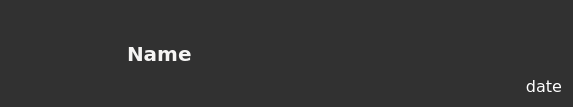
<?xml version="1.0" encoding="UTF-8"?>
<ui version="4.0">
 <class>DarkItemWidget</class>
 <widget class="QWidget" name="DarkItemWidget">
  <property name="geometry">
   <rect>
    <x>0</x>
    <y>0</y>
    <width>573</width>
    <height>103</height>
   </rect>
  </property>
  <property name="palette">
   <palette>
    <active>
     <colorrole role="WindowText">
      <brush brushstyle="SolidPattern">
       <color alpha="255">
        <red>255</red>
        <green>255</green>
        <blue>255</blue>
       </color>
      </brush>
     </colorrole>
     <colorrole role="Button">
      <brush brushstyle="SolidPattern">
       <color alpha="255">
        <red>49</red>
        <green>49</green>
        <blue>49</blue>
       </color>
      </brush>
     </colorrole>
     <colorrole role="Light">
      <brush brushstyle="SolidPattern">
       <color alpha="255">
        <red>74</red>
        <green>74</green>
        <blue>74</blue>
       </color>
      </brush>
     </colorrole>
     <colorrole role="Midlight">
      <brush brushstyle="SolidPattern">
       <color alpha="255">
        <red>61</red>
        <green>61</green>
        <blue>61</blue>
       </color>
      </brush>
     </colorrole>
     <colorrole role="Dark">
      <brush brushstyle="SolidPattern">
       <color alpha="255">
        <red>25</red>
        <green>25</green>
        <blue>25</blue>
       </color>
      </brush>
     </colorrole>
     <colorrole role="Mid">
      <brush brushstyle="SolidPattern">
       <color alpha="255">
        <red>33</red>
        <green>33</green>
        <blue>33</blue>
       </color>
      </brush>
     </colorrole>
     <colorrole role="Text">
      <brush brushstyle="SolidPattern">
       <color alpha="255">
        <red>255</red>
        <green>255</green>
        <blue>255</blue>
       </color>
      </brush>
     </colorrole>
     <colorrole role="BrightText">
      <brush brushstyle="SolidPattern">
       <color alpha="255">
        <red>255</red>
        <green>255</green>
        <blue>255</blue>
       </color>
      </brush>
     </colorrole>
     <colorrole role="ButtonText">
      <brush brushstyle="SolidPattern">
       <color alpha="255">
        <red>255</red>
        <green>255</green>
        <blue>255</blue>
       </color>
      </brush>
     </colorrole>
     <colorrole role="Base">
      <brush brushstyle="SolidPattern">
       <color alpha="255">
        <red>0</red>
        <green>0</green>
        <blue>0</blue>
       </color>
      </brush>
     </colorrole>
     <colorrole role="Window">
      <brush brushstyle="SolidPattern">
       <color alpha="255">
        <red>49</red>
        <green>49</green>
        <blue>49</blue>
       </color>
      </brush>
     </colorrole>
     <colorrole role="Shadow">
      <brush brushstyle="SolidPattern">
       <color alpha="255">
        <red>0</red>
        <green>0</green>
        <blue>0</blue>
       </color>
      </brush>
     </colorrole>
     <colorrole role="AlternateBase">
      <brush brushstyle="SolidPattern">
       <color alpha="255">
        <red>24</red>
        <green>24</green>
        <blue>24</blue>
       </color>
      </brush>
     </colorrole>
     <colorrole role="ToolTipBase">
      <brush brushstyle="SolidPattern">
       <color alpha="255">
        <red>255</red>
        <green>255</green>
        <blue>220</blue>
       </color>
      </brush>
     </colorrole>
     <colorrole role="ToolTipText">
      <brush brushstyle="SolidPattern">
       <color alpha="255">
        <red>0</red>
        <green>0</green>
        <blue>0</blue>
       </color>
      </brush>
     </colorrole>
     <colorrole role="PlaceholderText">
      <brush brushstyle="SolidPattern">
       <color alpha="128">
        <red>255</red>
        <green>255</green>
        <blue>255</blue>
       </color>
      </brush>
     </colorrole>
    </active>
    <inactive>
     <colorrole role="WindowText">
      <brush brushstyle="SolidPattern">
       <color alpha="255">
        <red>255</red>
        <green>255</green>
        <blue>255</blue>
       </color>
      </brush>
     </colorrole>
     <colorrole role="Button">
      <brush brushstyle="SolidPattern">
       <color alpha="255">
        <red>49</red>
        <green>49</green>
        <blue>49</blue>
       </color>
      </brush>
     </colorrole>
     <colorrole role="Light">
      <brush brushstyle="SolidPattern">
       <color alpha="255">
        <red>74</red>
        <green>74</green>
        <blue>74</blue>
       </color>
      </brush>
     </colorrole>
     <colorrole role="Midlight">
      <brush brushstyle="SolidPattern">
       <color alpha="255">
        <red>61</red>
        <green>61</green>
        <blue>61</blue>
       </color>
      </brush>
     </colorrole>
     <colorrole role="Dark">
      <brush brushstyle="SolidPattern">
       <color alpha="255">
        <red>25</red>
        <green>25</green>
        <blue>25</blue>
       </color>
      </brush>
     </colorrole>
     <colorrole role="Mid">
      <brush brushstyle="SolidPattern">
       <color alpha="255">
        <red>33</red>
        <green>33</green>
        <blue>33</blue>
       </color>
      </brush>
     </colorrole>
     <colorrole role="Text">
      <brush brushstyle="SolidPattern">
       <color alpha="255">
        <red>255</red>
        <green>255</green>
        <blue>255</blue>
       </color>
      </brush>
     </colorrole>
     <colorrole role="BrightText">
      <brush brushstyle="SolidPattern">
       <color alpha="255">
        <red>255</red>
        <green>255</green>
        <blue>255</blue>
       </color>
      </brush>
     </colorrole>
     <colorrole role="ButtonText">
      <brush brushstyle="SolidPattern">
       <color alpha="255">
        <red>255</red>
        <green>255</green>
        <blue>255</blue>
       </color>
      </brush>
     </colorrole>
     <colorrole role="Base">
      <brush brushstyle="SolidPattern">
       <color alpha="255">
        <red>0</red>
        <green>0</green>
        <blue>0</blue>
       </color>
      </brush>
     </colorrole>
     <colorrole role="Window">
      <brush brushstyle="SolidPattern">
       <color alpha="255">
        <red>49</red>
        <green>49</green>
        <blue>49</blue>
       </color>
      </brush>
     </colorrole>
     <colorrole role="Shadow">
      <brush brushstyle="SolidPattern">
       <color alpha="255">
        <red>0</red>
        <green>0</green>
        <blue>0</blue>
       </color>
      </brush>
     </colorrole>
     <colorrole role="AlternateBase">
      <brush brushstyle="SolidPattern">
       <color alpha="255">
        <red>24</red>
        <green>24</green>
        <blue>24</blue>
       </color>
      </brush>
     </colorrole>
     <colorrole role="ToolTipBase">
      <brush brushstyle="SolidPattern">
       <color alpha="255">
        <red>255</red>
        <green>255</green>
        <blue>220</blue>
       </color>
      </brush>
     </colorrole>
     <colorrole role="ToolTipText">
      <brush brushstyle="SolidPattern">
       <color alpha="255">
        <red>0</red>
        <green>0</green>
        <blue>0</blue>
       </color>
      </brush>
     </colorrole>
     <colorrole role="PlaceholderText">
      <brush brushstyle="SolidPattern">
       <color alpha="128">
        <red>255</red>
        <green>255</green>
        <blue>255</blue>
       </color>
      </brush>
     </colorrole>
    </inactive>
    <disabled>
     <colorrole role="WindowText">
      <brush brushstyle="SolidPattern">
       <color alpha="255">
        <red>25</red>
        <green>25</green>
        <blue>25</blue>
       </color>
      </brush>
     </colorrole>
     <colorrole role="Button">
      <brush brushstyle="SolidPattern">
       <color alpha="255">
        <red>49</red>
        <green>49</green>
        <blue>49</blue>
       </color>
      </brush>
     </colorrole>
     <colorrole role="Light">
      <brush brushstyle="SolidPattern">
       <color alpha="255">
        <red>74</red>
        <green>74</green>
        <blue>74</blue>
       </color>
      </brush>
     </colorrole>
     <colorrole role="Midlight">
      <brush brushstyle="SolidPattern">
       <color alpha="255">
        <red>61</red>
        <green>61</green>
        <blue>61</blue>
       </color>
      </brush>
     </colorrole>
     <colorrole role="Dark">
      <brush brushstyle="SolidPattern">
       <color alpha="255">
        <red>25</red>
        <green>25</green>
        <blue>25</blue>
       </color>
      </brush>
     </colorrole>
     <colorrole role="Mid">
      <brush brushstyle="SolidPattern">
       <color alpha="255">
        <red>33</red>
        <green>33</green>
        <blue>33</blue>
       </color>
      </brush>
     </colorrole>
     <colorrole role="Text">
      <brush brushstyle="SolidPattern">
       <color alpha="255">
        <red>25</red>
        <green>25</green>
        <blue>25</blue>
       </color>
      </brush>
     </colorrole>
     <colorrole role="BrightText">
      <brush brushstyle="SolidPattern">
       <color alpha="255">
        <red>255</red>
        <green>255</green>
        <blue>255</blue>
       </color>
      </brush>
     </colorrole>
     <colorrole role="ButtonText">
      <brush brushstyle="SolidPattern">
       <color alpha="255">
        <red>25</red>
        <green>25</green>
        <blue>25</blue>
       </color>
      </brush>
     </colorrole>
     <colorrole role="Base">
      <brush brushstyle="SolidPattern">
       <color alpha="255">
        <red>49</red>
        <green>49</green>
        <blue>49</blue>
       </color>
      </brush>
     </colorrole>
     <colorrole role="Window">
      <brush brushstyle="SolidPattern">
       <color alpha="255">
        <red>49</red>
        <green>49</green>
        <blue>49</blue>
       </color>
      </brush>
     </colorrole>
     <colorrole role="Shadow">
      <brush brushstyle="SolidPattern">
       <color alpha="255">
        <red>0</red>
        <green>0</green>
        <blue>0</blue>
       </color>
      </brush>
     </colorrole>
     <colorrole role="AlternateBase">
      <brush brushstyle="SolidPattern">
       <color alpha="255">
        <red>49</red>
        <green>49</green>
        <blue>49</blue>
       </color>
      </brush>
     </colorrole>
     <colorrole role="ToolTipBase">
      <brush brushstyle="SolidPattern">
       <color alpha="255">
        <red>255</red>
        <green>255</green>
        <blue>220</blue>
       </color>
      </brush>
     </colorrole>
     <colorrole role="ToolTipText">
      <brush brushstyle="SolidPattern">
       <color alpha="255">
        <red>0</red>
        <green>0</green>
        <blue>0</blue>
       </color>
      </brush>
     </colorrole>
     <colorrole role="PlaceholderText">
      <brush brushstyle="SolidPattern">
       <color alpha="128">
        <red>255</red>
        <green>255</green>
        <blue>255</blue>
       </color>
      </brush>
     </colorrole>
    </disabled>
   </palette>
  </property>
  <property name="font">
   <font>
    <family>MS Shell Dlg 2</family>
   </font>
  </property>
  <property name="windowTitle">
   <string>Form</string>
  </property>
  <layout class="QHBoxLayout" name="horizontalLayout">
   <item>
    <widget class="QLabel" name="cover_label">
     <property name="minimumSize">
      <size>
       <width>110</width>
       <height>85</height>
      </size>
     </property>
     <property name="maximumSize">
      <size>
       <width>110</width>
       <height>85</height>
      </size>
     </property>
     <property name="text">
      <string/>
     </property>
     <property name="scaledContents">
      <bool>true</bool>
     </property>
    </widget>
   </item>
   <item>
    <widget class="QLabel" name="name_label">
     <property name="sizePolicy">
      <sizepolicy hsizetype="MinimumExpanding" vsizetype="Preferred">
       <horstretch>0</horstretch>
       <verstretch>0</verstretch>
      </sizepolicy>
     </property>
     <property name="palette">
      <palette>
       <active>
        <colorrole role="WindowText">
         <brush brushstyle="SolidPattern">
          <color alpha="255">
           <red>246</red>
           <green>245</green>
           <blue>244</blue>
          </color>
         </brush>
        </colorrole>
        <colorrole role="Text">
         <brush brushstyle="SolidPattern">
          <color alpha="255">
           <red>246</red>
           <green>245</green>
           <blue>244</blue>
          </color>
         </brush>
        </colorrole>
        <colorrole role="ButtonText">
         <brush brushstyle="SolidPattern">
          <color alpha="255">
           <red>246</red>
           <green>245</green>
           <blue>244</blue>
          </color>
         </brush>
        </colorrole>
        <colorrole role="PlaceholderText">
         <brush brushstyle="NoBrush">
          <color alpha="128">
           <red>246</red>
           <green>245</green>
           <blue>244</blue>
          </color>
         </brush>
        </colorrole>
       </active>
       <inactive>
        <colorrole role="WindowText">
         <brush brushstyle="SolidPattern">
          <color alpha="255">
           <red>246</red>
           <green>245</green>
           <blue>244</blue>
          </color>
         </brush>
        </colorrole>
        <colorrole role="Text">
         <brush brushstyle="SolidPattern">
          <color alpha="255">
           <red>246</red>
           <green>245</green>
           <blue>244</blue>
          </color>
         </brush>
        </colorrole>
        <colorrole role="ButtonText">
         <brush brushstyle="SolidPattern">
          <color alpha="255">
           <red>246</red>
           <green>245</green>
           <blue>244</blue>
          </color>
         </brush>
        </colorrole>
        <colorrole role="PlaceholderText">
         <brush brushstyle="NoBrush">
          <color alpha="128">
           <red>246</red>
           <green>245</green>
           <blue>244</blue>
          </color>
         </brush>
        </colorrole>
       </inactive>
       <disabled>
        <colorrole role="WindowText">
         <brush brushstyle="SolidPattern">
          <color alpha="255">
           <red>246</red>
           <green>245</green>
           <blue>244</blue>
          </color>
         </brush>
        </colorrole>
        <colorrole role="Text">
         <brush brushstyle="SolidPattern">
          <color alpha="255">
           <red>246</red>
           <green>245</green>
           <blue>244</blue>
          </color>
         </brush>
        </colorrole>
        <colorrole role="ButtonText">
         <brush brushstyle="SolidPattern">
          <color alpha="255">
           <red>246</red>
           <green>245</green>
           <blue>244</blue>
          </color>
         </brush>
        </colorrole>
        <colorrole role="PlaceholderText">
         <brush brushstyle="NoBrush">
          <color alpha="128">
           <red>246</red>
           <green>245</green>
           <blue>244</blue>
          </color>
         </brush>
        </colorrole>
       </disabled>
      </palette>
     </property>
     <property name="font">
      <font>
       <family>DejaVu Sans</family>
       <pointsize>15</pointsize>
       <weight>75</weight>
       <italic>false</italic>
       <bold>true</bold>
      </font>
     </property>
     <property name="styleSheet">
      <string notr="true">color: rgb(246, 245, 244);</string>
     </property>
     <property name="text">
      <string>Name</string>
     </property>
     <property name="scaledContents">
      <bool>false</bool>
     </property>
     <property name="wordWrap">
      <bool>true</bool>
     </property>
    </widget>
   </item>
   <item>
    <layout class="QVBoxLayout" name="verticalLayout">
     <item>
      <spacer name="verticalSpacer">
       <property name="orientation">
        <enum>Qt::Vertical</enum>
       </property>
       <property name="sizeHint" stdset="0">
        <size>
         <width>20</width>
         <height>40</height>
        </size>
       </property>
      </spacer>
     </item>
     <item>
      <widget class="QLabel" name="date_label">
       <property name="sizePolicy">
        <sizepolicy hsizetype="Preferred" vsizetype="Preferred">
         <horstretch>0</horstretch>
         <verstretch>0</verstretch>
        </sizepolicy>
       </property>
       <property name="palette">
        <palette>
         <active>
          <colorrole role="WindowText">
           <brush brushstyle="SolidPattern">
            <color alpha="255">
             <red>255</red>
             <green>255</green>
             <blue>255</blue>
            </color>
           </brush>
          </colorrole>
          <colorrole role="Text">
           <brush brushstyle="SolidPattern">
            <color alpha="255">
             <red>255</red>
             <green>255</green>
             <blue>255</blue>
            </color>
           </brush>
          </colorrole>
          <colorrole role="ButtonText">
           <brush brushstyle="SolidPattern">
            <color alpha="255">
             <red>255</red>
             <green>255</green>
             <blue>255</blue>
            </color>
           </brush>
          </colorrole>
          <colorrole role="PlaceholderText">
           <brush brushstyle="NoBrush">
            <color alpha="128">
             <red>255</red>
             <green>255</green>
             <blue>255</blue>
            </color>
           </brush>
          </colorrole>
         </active>
         <inactive>
          <colorrole role="WindowText">
           <brush brushstyle="SolidPattern">
            <color alpha="255">
             <red>255</red>
             <green>255</green>
             <blue>255</blue>
            </color>
           </brush>
          </colorrole>
          <colorrole role="Text">
           <brush brushstyle="SolidPattern">
            <color alpha="255">
             <red>255</red>
             <green>255</green>
             <blue>255</blue>
            </color>
           </brush>
          </colorrole>
          <colorrole role="ButtonText">
           <brush brushstyle="SolidPattern">
            <color alpha="255">
             <red>255</red>
             <green>255</green>
             <blue>255</blue>
            </color>
           </brush>
          </colorrole>
          <colorrole role="PlaceholderText">
           <brush brushstyle="NoBrush">
            <color alpha="128">
             <red>255</red>
             <green>255</green>
             <blue>255</blue>
            </color>
           </brush>
          </colorrole>
         </inactive>
         <disabled>
          <colorrole role="WindowText">
           <brush brushstyle="SolidPattern">
            <color alpha="255">
             <red>255</red>
             <green>255</green>
             <blue>255</blue>
            </color>
           </brush>
          </colorrole>
          <colorrole role="Text">
           <brush brushstyle="SolidPattern">
            <color alpha="255">
             <red>255</red>
             <green>255</green>
             <blue>255</blue>
            </color>
           </brush>
          </colorrole>
          <colorrole role="ButtonText">
           <brush brushstyle="SolidPattern">
            <color alpha="255">
             <red>255</red>
             <green>255</green>
             <blue>255</blue>
            </color>
           </brush>
          </colorrole>
          <colorrole role="PlaceholderText">
           <brush brushstyle="NoBrush">
            <color alpha="128">
             <red>255</red>
             <green>255</green>
             <blue>255</blue>
            </color>
           </brush>
          </colorrole>
         </disabled>
        </palette>
       </property>
       <property name="font">
        <font>
         <family>DejaVu Sans</family>
         <pointsize>12</pointsize>
         <weight>50</weight>
         <italic>false</italic>
         <bold>false</bold>
         <underline>false</underline>
        </font>
       </property>
       <property name="styleSheet">
        <string notr="true">color: rgb(255, 255, 255);</string>
       </property>
       <property name="text">
        <string>date</string>
       </property>
       <property name="alignment">
        <set>Qt::AlignRight|Qt::AlignTrailing|Qt::AlignVCenter</set>
       </property>
      </widget>
     </item>
    </layout>
   </item>
  </layout>
 </widget>
 <resources/>
 <connections/>
</ui>
